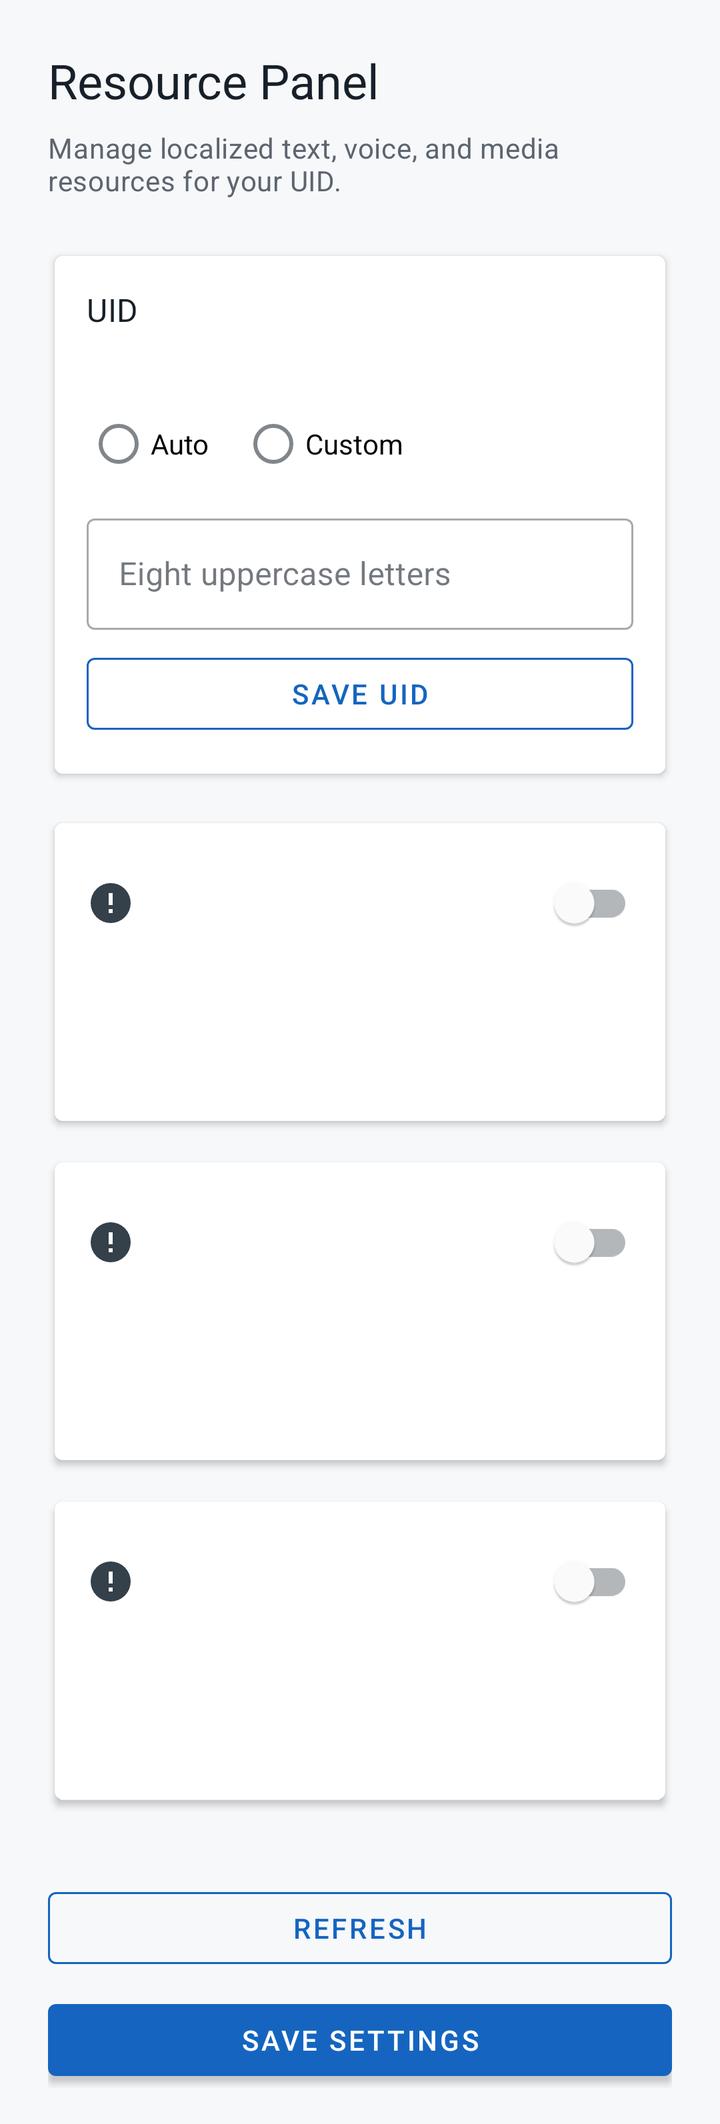
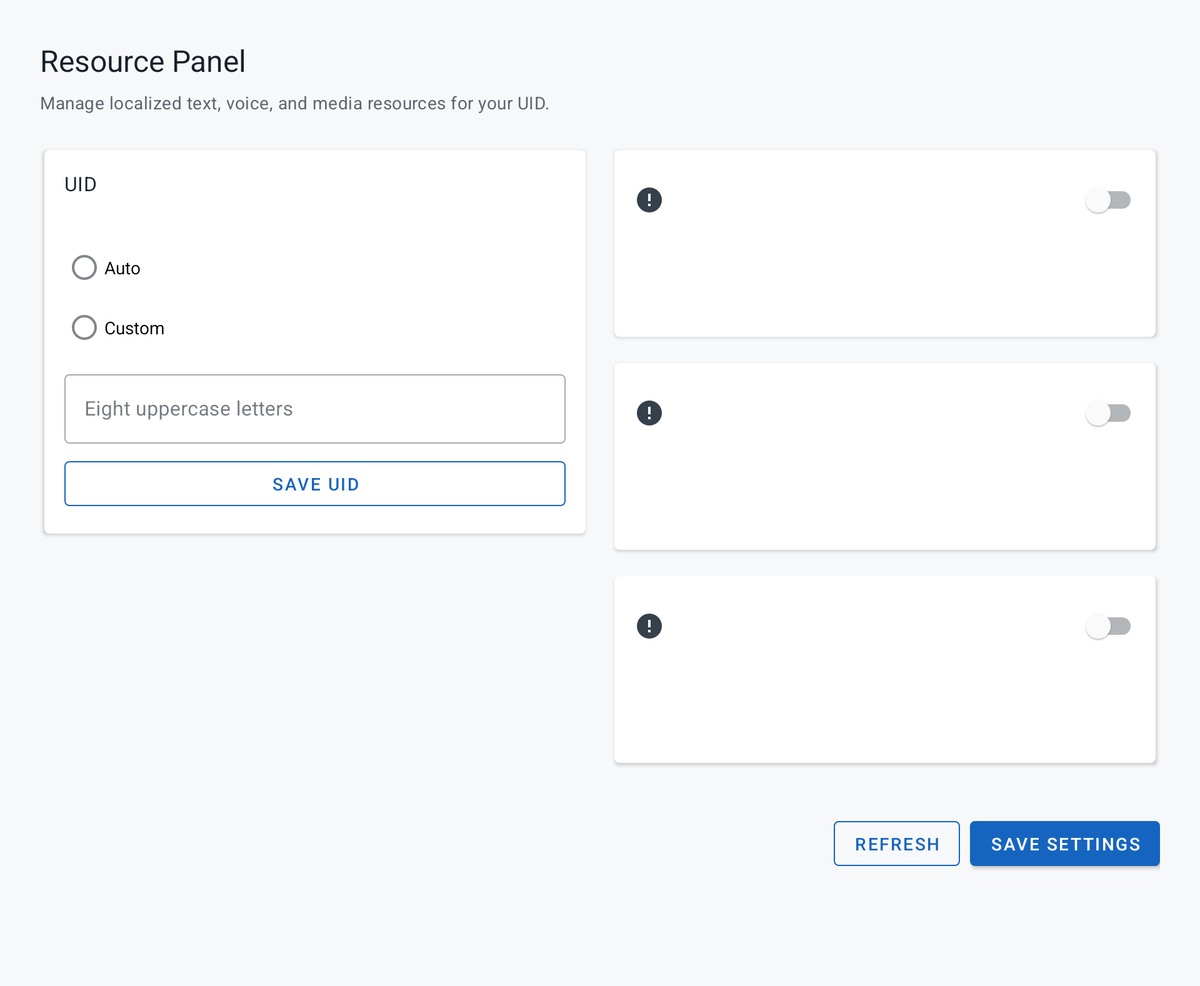

An Android layout and its configuration variant, each rendered on a device that would load it. The default file and the variant file are quoted in full after the pictures.
<!-- AndroidManifest.xml: application theme Theme.Installer -->
<!-- res/layout/content_resource_panel.xml -->
<?xml version="1.0" encoding="utf-8"?>
<ScrollView xmlns:android="http://schemas.android.com/apk/res/android"
    xmlns:app="http://schemas.android.com/apk/res-auto"
    android:layout_width="match_parent"
    android:layout_height="match_parent"
    android:clipToPadding="false"
    android:fillViewport="true">

    <LinearLayout
        android:layout_width="match_parent"
        android:layout_height="wrap_content"
        android:orientation="vertical"
        android:paddingStart="@dimen/space_24"
        android:paddingTop="@dimen/space_24"
        android:paddingEnd="@dimen/space_24"
        android:paddingBottom="@dimen/space_18">

        <TextView
            style="@style/TextAppearance.Installer.Headline5"
            android:layout_width="match_parent"
            android:layout_height="wrap_content"
            android:text="@string/resource_panel_title" />

        <TextView
            style="@style/TextAppearance.Installer.Body2"
            android:layout_width="match_parent"
            android:layout_height="wrap_content"
            android:layout_marginTop="@dimen/space_8"
            android:text="@string/resource_panel_description" />

        <com.google.android.material.card.MaterialCardView
            android:id="@+id/resourcePanelUidCard"
            style="@style/Widget.Installer.Card"
            android:layout_width="match_parent"
            android:layout_height="wrap_content"
            android:layout_marginTop="@dimen/space_24">

            <LinearLayout
                android:layout_width="match_parent"
                android:layout_height="wrap_content"
                android:orientation="vertical"
                android:padding="@dimen/space_16">

                <TextView
                    style="@style/TextAppearance.Installer.ListItemTitle"
                    android:layout_width="match_parent"
                    android:layout_height="wrap_content"
                    android:text="@string/resource_panel_uid_title" />

                <TextView
                    android:id="@+id/resourcePanelUidSummary"
                    style="@style/TextAppearance.Installer.Supporting"
                    android:layout_width="match_parent"
                    android:layout_height="wrap_content"
                    android:layout_marginTop="@dimen/space_4"
                    android:accessibilityLiveRegion="polite" />

                <RadioGroup
                    android:id="@+id/resourcePanelUidSourceGroup"
                    android:layout_width="match_parent"
                    android:layout_height="wrap_content"
                    android:layout_marginTop="@dimen/space_12"
                    android:orientation="horizontal">

                    <RadioButton
                        android:id="@+id/resourcePanelUidSourceAuto"
                        android:layout_width="wrap_content"
                        android:layout_height="wrap_content"
                        android:minHeight="@dimen/touch_target_min"
                        android:text="@string/resource_panel_uid_source_auto" />

                    <RadioButton
                        android:id="@+id/resourcePanelUidSourceCustom"
                        android:layout_width="wrap_content"
                        android:layout_height="wrap_content"
                        android:layout_marginStart="@dimen/space_16"
                        android:minHeight="@dimen/touch_target_min"
                        android:text="@string/resource_panel_uid_source_custom" />
                </RadioGroup>

                <com.google.android.material.textfield.TextInputLayout
                    android:id="@+id/resourcePanelUidInputLayout"
                    style="@style/Widget.MaterialComponents.TextInputLayout.OutlinedBox"
                    android:layout_width="match_parent"
                    android:layout_height="wrap_content"
                    android:layout_marginTop="@dimen/space_8"
                    android:hint="@string/resource_panel_uid_manual_hint">

                    <com.google.android.material.textfield.TextInputEditText
                        android:id="@+id/resourcePanelUidInput"
                        android:layout_width="match_parent"
                        android:layout_height="wrap_content"
                        android:inputType="textCapCharacters|textNoSuggestions"
                        android:maxLength="8"
                        android:singleLine="true" />
                </com.google.android.material.textfield.TextInputLayout>

                <com.google.android.material.button.MaterialButton
                    android:id="@+id/resourcePanelUidSaveButton"
                    style="@style/Widget.Installer.Button.Outlined"
                    android:layout_width="match_parent"
                    android:layout_height="wrap_content"
                    android:layout_marginTop="@dimen/space_8"
                    android:text="@string/resource_panel_uid_save" />
            </LinearLayout>
        </com.google.android.material.card.MaterialCardView>

        <LinearLayout
            android:id="@+id/resourcePanelItems"
            android:layout_width="match_parent"
            android:layout_height="wrap_content"
            android:layout_marginTop="@dimen/space_16"
            android:orientation="vertical">

            <include
                android:id="@+id/resourcePanelTextItem"
                layout="@layout/row_resource_panel_item" />

            <include
                android:id="@+id/resourcePanelVoiceItem"
                layout="@layout/row_resource_panel_item" />

            <include
                android:id="@+id/resourcePanelMediaItem"
                layout="@layout/row_resource_panel_item" />
        </LinearLayout>

        <TextView
            android:id="@+id/resourcePanelMessage"
            style="@style/TextAppearance.Installer.Supporting"
            android:layout_width="match_parent"
            android:layout_height="wrap_content"
            android:layout_marginTop="@dimen/space_12"
            android:accessibilityLiveRegion="polite"
            android:background="@drawable/detail_surface"
            android:padding="@dimen/space_16"
            android:visibility="gone" />

        <ProgressBar
            android:id="@+id/resourcePanelProgress"
            style="?android:attr/progressBarStyle"
            android:layout_width="40dp"
            android:layout_height="40dp"
            android:layout_gravity="center_horizontal"
            android:layout_marginTop="@dimen/space_24"
            android:contentDescription="@string/cd_progress_indeterminate"
            android:indeterminate="true"
            android:indeterminateTint="@color/primary"
            android:visibility="gone" />

        <com.google.android.material.button.MaterialButton
            android:id="@+id/resourcePanelRefreshButton"
            style="@style/Widget.Installer.Button.Outlined"
            android:layout_width="match_parent"
            android:layout_height="wrap_content"
            android:layout_marginTop="@dimen/space_24"
            android:text="@string/resource_panel_refresh" />

        <com.google.android.material.button.MaterialButton
            android:id="@+id/resourcePanelSaveButton"
            style="@style/Widget.Installer.Button.Contained"
            android:layout_width="match_parent"
            android:layout_height="wrap_content"
            android:layout_marginTop="@dimen/space_8"
            android:text="@string/resource_panel_save" />
    </LinearLayout>
</ScrollView>
<!-- res/layout/row_resource_panel_item.xml (included above) -->
<?xml version="1.0" encoding="utf-8"?>
<com.google.android.material.card.MaterialCardView xmlns:android="http://schemas.android.com/apk/res/android"
    xmlns:app="http://schemas.android.com/apk/res-auto"
    style="@style/Widget.Installer.Card"
    android:layout_width="match_parent"
    android:layout_height="wrap_content"
    android:layout_marginBottom="@dimen/space_12">

    <LinearLayout
        android:layout_width="match_parent"
        android:layout_height="wrap_content"
        android:orientation="vertical"
        android:padding="@dimen/space_16">

        <LinearLayout
            android:layout_width="match_parent"
            android:layout_height="wrap_content"
            android:gravity="center_vertical"
            android:minHeight="@dimen/touch_target_min"
            android:orientation="horizontal">

            <ImageView
                android:id="@+id/resourceItemStatusIcon"
                android:layout_width="@dimen/icon_size_24"
                android:layout_height="@dimen/icon_size_24"
                android:contentDescription="@null"
                android:importantForAccessibility="no"
                android:src="@drawable/ic_status_info"
                app:tint="@color/icon_default" />

            <LinearLayout
                android:layout_width="0dp"
                android:layout_height="wrap_content"
                android:layout_marginStart="@dimen/space_16"
                android:layout_marginEnd="@dimen/space_12"
                android:layout_weight="1"
                android:orientation="vertical">

                <TextView
                    android:id="@+id/resourceItemTitle"
                    style="@style/TextAppearance.Installer.ListItemTitle"
                    android:layout_width="match_parent"
                    android:layout_height="wrap_content" />

                <TextView
                    android:id="@+id/resourceItemDescription"
                    style="@style/TextAppearance.Installer.ListItemSubtitle"
                    android:layout_width="match_parent"
                    android:layout_height="wrap_content"
                    android:layout_marginTop="@dimen/space_2" />
            </LinearLayout>

            <com.google.android.material.switchmaterial.SwitchMaterial
                android:id="@+id/resourceItemSwitch"
                android:layout_width="wrap_content"
                android:layout_height="wrap_content"
                android:minHeight="@dimen/touch_target_min"
                app:useMaterialThemeColors="true" />
        </LinearLayout>

        <TextView
            android:id="@+id/resourceItemStatus"
            style="@style/TextAppearance.Installer.Supporting"
            android:layout_width="match_parent"
            android:layout_height="wrap_content"
            android:layout_marginTop="@dimen/space_8"
            android:accessibilityLiveRegion="polite" />

        <TextView
            android:id="@+id/resourceItemOfficialVersion"
            style="@style/TextAppearance.Installer.Caption"
            android:layout_width="match_parent"
            android:layout_height="wrap_content"
            android:layout_marginTop="@dimen/space_8" />

        <TextView
            android:id="@+id/resourceItemLocalizedVersion"
            style="@style/TextAppearance.Installer.Caption"
            android:layout_width="match_parent"
            android:layout_height="wrap_content"
            android:layout_marginTop="@dimen/space_4" />
    </LinearLayout>
</com.google.android.material.card.MaterialCardView>
<!-- resources referenced by this layout -->
<resources>
  <color name="icon_default">#34404A</color>
  <color name="primary">#1565C0</color>
  <dimen name="icon_size_24">24dp</dimen>
  <dimen name="space_12">12dp</dimen>
  <dimen name="space_16">16dp</dimen>
  <dimen name="space_18">18dp</dimen>
  <dimen name="space_2">2dp</dimen>
  <dimen name="space_24">24dp</dimen>
  <dimen name="space_4">4dp</dimen>
  <dimen name="space_8">8dp</dimen>
  <dimen name="touch_target_min">48dp</dimen>
  <!-- drawable ic_status_info (drawable) -->
  <?xml version="1.0" encoding="utf-8"?>
  <vector xmlns:android="http://schemas.android.com/apk/res/android"
      android:width="48dp"
      android:height="48dp"
      android:viewportWidth="24"
      android:viewportHeight="24">
      <path
          android:fillColor="@color/primary"
          android:pathData="M12,2A10,10 0,1 0,12 22A10,10 0,0 0,12 2M11,7H13V13H11V7M11,15H13V17H11V15Z" />
  </vector>
  <string name="cd_progress_indeterminate">Loading</string>
  <string name="resource_panel_description">Manage localized text, voice, and media resources for your UID.</string>
  <string name="resource_panel_refresh">Refresh</string>
  <string name="resource_panel_save">Save settings</string>
  <string name="resource_panel_title">Resource Panel</string>
  <string name="resource_panel_uid_manual_hint">Eight uppercase letters</string>
  <string name="resource_panel_uid_save">Save UID</string>
  <string name="resource_panel_uid_source_auto">Auto</string>
  <string name="resource_panel_uid_source_custom">Custom</string>
  <string name="resource_panel_uid_title">UID</string>
  <style name="TextAppearance.Installer.Body2" parent="TextAppearance.MaterialComponents.Body2">
          <item name="android:textColor">@color/text_secondary</item>
      </style>
  <style name="TextAppearance.Installer.Caption" parent="TextAppearance.MaterialComponents.Caption">
          <item name="android:textColor">@color/text_secondary</item>
      </style>
  <style name="TextAppearance.Installer.Headline5" parent="TextAppearance.MaterialComponents.Headline5">
          <item name="android:textColor">@color/text_primary</item>
          <item name="android:fontFamily">sans-serif-medium</item>
      </style>
  <style name="TextAppearance.Installer.ListItemSubtitle" parent="TextAppearance.MaterialComponents.Body2">
          <item name="android:textColor">@color/text_secondary</item>
      </style>
  <style name="TextAppearance.Installer.ListItemTitle" parent="TextAppearance.MaterialComponents.Subtitle1">
          <item name="android:textColor">@color/text_primary</item>
      </style>
  <style name="TextAppearance.Installer.Supporting" parent="TextAppearance.MaterialComponents.Caption">
          <item name="android:textColor">@color/text_secondary</item>
      </style>
  <style name="Widget.Installer.Card" parent="Widget.MaterialComponents.CardView">
          <item name="cardBackgroundColor">@color/surface_elevation_2</item>
          <item name="strokeWidth">0dp</item>
          <item name="cardCornerRadius">4dp</item>
          <item name="cardElevation">2dp</item>
          <item name="cardUseCompatPadding">true</item>
      </style>
  <color name="surface_elevation_1">#FFFFFF</color>
  <color name="card_stroke">#E1E5EB</color>
  <color name="text_secondary">#5C6570</color>
  <color name="text_primary">#17202A</color>
  <color name="surface_elevation_2">#FFFFFF</color>
  <color name="primary_dark">#0D47A1</color>
  <color name="accent">#00A676</color>
  <color name="app_bg">#F7F8FA</color>
  <color name="surface">#FFFFFF</color>
  <color name="accent_dark">#007A55</color>
  <color name="error">#B00020</color>
  <color name="on_primary">#FFFFFF</color>
  <color name="on_secondary">#000000</color>
  <color name="on_error">#FFFFFF</color>
  <!-- some entries are left out for length -->
</resources>
<!-- res/layout-w840dp/content_resource_panel.xml (the repository's variant of the layout above) -->
<!-- drawn on a 7-inch tablet turned sideways -->
<?xml version="1.0" encoding="utf-8"?>
<ScrollView xmlns:android="http://schemas.android.com/apk/res/android"
    xmlns:app="http://schemas.android.com/apk/res-auto"
    android:layout_width="match_parent"
    android:layout_height="match_parent"
    android:clipToPadding="false"
    android:fillViewport="true"
    android:paddingStart="@dimen/content_horizontal_padding"
    android:paddingTop="@dimen/space_24"
    android:paddingEnd="@dimen/content_horizontal_padding"
    android:paddingBottom="@dimen/content_bottom_padding">

    <LinearLayout
        android:layout_width="match_parent"
        android:layout_height="wrap_content"
        android:orientation="vertical"
        android:paddingTop="@dimen/space_8"
        android:paddingBottom="@dimen/space_18">

        <TextView
            style="@style/TextAppearance.Installer.Headline5"
            android:layout_width="match_parent"
            android:layout_height="wrap_content"
            android:text="@string/resource_panel_title" />

        <TextView
            style="@style/TextAppearance.Installer.Body2"
            android:layout_width="match_parent"
            android:layout_height="wrap_content"
            android:layout_marginTop="@dimen/space_8"
            android:text="@string/resource_panel_description" />

        <LinearLayout
            android:layout_width="match_parent"
            android:layout_height="wrap_content"
            android:layout_marginTop="@dimen/space_24"
            android:baselineAligned="false"
            android:orientation="horizontal">

            <com.google.android.material.card.MaterialCardView
                android:id="@+id/resourcePanelUidCard"
                style="@style/Widget.Installer.Card"
                android:layout_width="0dp"
                android:layout_height="wrap_content"
                android:layout_marginEnd="@dimen/space_16"
                android:layout_weight="1">

                <LinearLayout
                    android:layout_width="match_parent"
                    android:layout_height="wrap_content"
                    android:orientation="vertical"
                    android:padding="@dimen/space_16">

                    <TextView
                        style="@style/TextAppearance.Installer.ListItemTitle"
                        android:layout_width="match_parent"
                        android:layout_height="wrap_content"
                        android:text="@string/resource_panel_uid_title" />

                    <TextView
                        android:id="@+id/resourcePanelUidSummary"
                        style="@style/TextAppearance.Installer.Supporting"
                        android:layout_width="match_parent"
                        android:layout_height="wrap_content"
                        android:layout_marginTop="@dimen/space_4"
                        android:accessibilityLiveRegion="polite" />

                    <RadioGroup
                        android:id="@+id/resourcePanelUidSourceGroup"
                        android:layout_width="match_parent"
                        android:layout_height="wrap_content"
                        android:layout_marginTop="@dimen/space_12"
                        android:orientation="vertical">

                        <RadioButton
                            android:id="@+id/resourcePanelUidSourceAuto"
                            android:layout_width="match_parent"
                            android:layout_height="wrap_content"
                            android:minHeight="@dimen/touch_target_min"
                            android:text="@string/resource_panel_uid_source_auto" />

                        <RadioButton
                            android:id="@+id/resourcePanelUidSourceCustom"
                            android:layout_width="match_parent"
                            android:layout_height="wrap_content"
                            android:minHeight="@dimen/touch_target_min"
                            android:text="@string/resource_panel_uid_source_custom" />
                    </RadioGroup>

                    <com.google.android.material.textfield.TextInputLayout
                        android:id="@+id/resourcePanelUidInputLayout"
                        style="@style/Widget.MaterialComponents.TextInputLayout.OutlinedBox"
                        android:layout_width="match_parent"
                        android:layout_height="wrap_content"
                        android:layout_marginTop="@dimen/space_8"
                        android:hint="@string/resource_panel_uid_manual_hint">

                        <com.google.android.material.textfield.TextInputEditText
                            android:id="@+id/resourcePanelUidInput"
                            android:layout_width="match_parent"
                            android:layout_height="wrap_content"
                            android:inputType="textCapCharacters|textNoSuggestions"
                            android:maxLength="8"
                            android:singleLine="true" />
                    </com.google.android.material.textfield.TextInputLayout>

                    <com.google.android.material.button.MaterialButton
                        android:id="@+id/resourcePanelUidSaveButton"
                        style="@style/Widget.Installer.Button.Outlined"
                        android:layout_width="match_parent"
                        android:layout_height="wrap_content"
                        android:layout_marginTop="@dimen/space_8"
                        android:text="@string/resource_panel_uid_save" />
                </LinearLayout>
            </com.google.android.material.card.MaterialCardView>

            <LinearLayout
                android:id="@+id/resourcePanelItems"
                android:layout_width="0dp"
                android:layout_height="wrap_content"
                android:layout_weight="1"
                android:orientation="vertical">

                <include
                    android:id="@+id/resourcePanelTextItem"
                    layout="@layout/row_resource_panel_item" />

                <include
                    android:id="@+id/resourcePanelVoiceItem"
                    layout="@layout/row_resource_panel_item" />

                <include
                    android:id="@+id/resourcePanelMediaItem"
                    layout="@layout/row_resource_panel_item" />
            </LinearLayout>
        </LinearLayout>

        <TextView
            android:id="@+id/resourcePanelMessage"
            style="@style/TextAppearance.Installer.Supporting"
            android:layout_width="match_parent"
            android:layout_height="wrap_content"
            android:layout_marginTop="@dimen/space_12"
            android:accessibilityLiveRegion="polite"
            android:background="@drawable/detail_surface"
            android:padding="@dimen/space_16"
            android:visibility="gone" />

        <ProgressBar
            android:id="@+id/resourcePanelProgress"
            style="?android:attr/progressBarStyle"
            android:layout_width="40dp"
            android:layout_height="40dp"
            android:layout_gravity="center_horizontal"
            android:layout_marginTop="@dimen/space_24"
            android:contentDescription="@string/cd_progress_indeterminate"
            android:indeterminate="true"
            android:indeterminateTint="@color/primary"
            android:visibility="gone" />

        <LinearLayout
            android:layout_width="match_parent"
            android:layout_height="wrap_content"
            android:layout_marginTop="@dimen/space_24"
            android:gravity="end"
            android:orientation="horizontal">

            <com.google.android.material.button.MaterialButton
                android:id="@+id/resourcePanelRefreshButton"
                style="@style/Widget.Installer.Button.Outlined"
                android:layout_width="wrap_content"
                android:layout_height="wrap_content"
                android:minWidth="@dimen/touch_target_min"
                android:text="@string/resource_panel_refresh" />

            <com.google.android.material.button.MaterialButton
                android:id="@+id/resourcePanelSaveButton"
                style="@style/Widget.Installer.Button.Contained"
                android:layout_width="wrap_content"
                android:layout_height="wrap_content"
                android:layout_marginStart="@dimen/space_8"
                android:minWidth="@dimen/touch_target_min"
                android:text="@string/resource_panel_save" />
        </LinearLayout>
    </LinearLayout>
</ScrollView>
<!-- resources referenced by the variant -->
<!-- as a 7-inch tablet turned sideways resolves them -->
<resources>
  <color name="icon_default">#34404A</color>
  <color name="primary">#1565C0</color>
  <!-- from res/values-w600dp/ -->
  <dimen name="content_bottom_padding">72dp</dimen>
  <!-- from res/values-w600dp/ -->
  <dimen name="content_horizontal_padding">32dp</dimen>
  <dimen name="icon_size_24">24dp</dimen>
  <dimen name="space_12">12dp</dimen>
  <dimen name="space_16">16dp</dimen>
  <dimen name="space_18">18dp</dimen>
  <dimen name="space_2">2dp</dimen>
  <dimen name="space_24">24dp</dimen>
  <dimen name="space_4">4dp</dimen>
  <dimen name="space_8">8dp</dimen>
  <dimen name="touch_target_min">48dp</dimen>
  <!-- drawable ic_status_info (drawable) -->
  <?xml version="1.0" encoding="utf-8"?>
  <vector xmlns:android="http://schemas.android.com/apk/res/android"
      android:width="48dp"
      android:height="48dp"
      android:viewportWidth="24"
      android:viewportHeight="24">
      <path
          android:fillColor="@color/primary"
          android:pathData="M12,2A10,10 0,1 0,12 22A10,10 0,0 0,12 2M11,7H13V13H11V7M11,15H13V17H11V15Z" />
  </vector>
  <string name="cd_progress_indeterminate">Loading</string>
  <string name="resource_panel_description">Manage localized text, voice, and media resources for your UID.</string>
  <string name="resource_panel_refresh">Refresh</string>
  <string name="resource_panel_save">Save settings</string>
  <string name="resource_panel_title">Resource Panel</string>
  <string name="resource_panel_uid_manual_hint">Eight uppercase letters</string>
  <string name="resource_panel_uid_save">Save UID</string>
  <string name="resource_panel_uid_source_auto">Auto</string>
  <string name="resource_panel_uid_source_custom">Custom</string>
  <string name="resource_panel_uid_title">UID</string>
  <style name="TextAppearance.Installer.Body2" parent="TextAppearance.MaterialComponents.Body2">
          <item name="android:textColor">@color/text_secondary</item>
      </style>
  <style name="TextAppearance.Installer.Caption" parent="TextAppearance.MaterialComponents.Caption">
          <item name="android:textColor">@color/text_secondary</item>
      </style>
  <style name="TextAppearance.Installer.Headline5" parent="TextAppearance.MaterialComponents.Headline5">
          <item name="android:textColor">@color/text_primary</item>
          <item name="android:fontFamily">sans-serif-medium</item>
      </style>
  <style name="TextAppearance.Installer.ListItemSubtitle" parent="TextAppearance.MaterialComponents.Body2">
          <item name="android:textColor">@color/text_secondary</item>
      </style>
  <style name="TextAppearance.Installer.ListItemTitle" parent="TextAppearance.MaterialComponents.Subtitle1">
          <item name="android:textColor">@color/text_primary</item>
      </style>
  <style name="TextAppearance.Installer.Supporting" parent="TextAppearance.MaterialComponents.Caption">
          <item name="android:textColor">@color/text_secondary</item>
      </style>
  <style name="Widget.Installer.Card" parent="Widget.MaterialComponents.CardView">
          <item name="cardBackgroundColor">@color/surface_elevation_2</item>
          <item name="strokeWidth">0dp</item>
          <item name="cardCornerRadius">4dp</item>
          <item name="cardElevation">2dp</item>
          <item name="cardUseCompatPadding">true</item>
      </style>
  <color name="surface_elevation_1">#FFFFFF</color>
  <color name="card_stroke">#E1E5EB</color>
  <color name="text_secondary">#5C6570</color>
  <color name="text_primary">#17202A</color>
  <color name="surface_elevation_2">#FFFFFF</color>
  <color name="primary_dark">#0D47A1</color>
  <color name="accent">#00A676</color>
  <color name="app_bg">#F7F8FA</color>
  <color name="surface">#FFFFFF</color>
  <color name="accent_dark">#007A55</color>
  <color name="error">#B00020</color>
  <color name="on_primary">#FFFFFF</color>
  <color name="on_secondary">#000000</color>
  <color name="on_error">#FFFFFF</color>
  <!-- some entries are left out for length -->
</resources>
